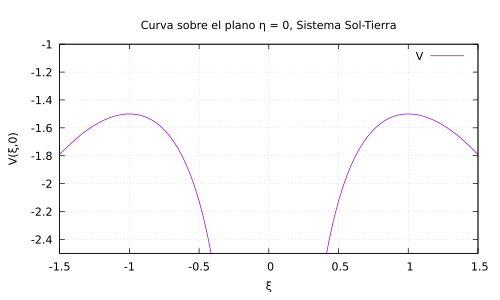

Recreate this plot in gnuplot.
#    2021-04-07
#    planePlotSolTierra.gp
#    Diego Sarceño (dsarceno68@gmail.com)

#    Programa superficies de nivel, sistema tierra luna

#    Codificación del texto: UTF8
#    Compiladores probados: GNUPLOT (Ubuntu 20.04 Linux) 5.2
#    Instrucciones de compilación: no requere nada mas
#    gnuplot planePlotSolTierra.gp

#    Copyright (C) 2021
#    D. R. Sarceño Ramírez
#    dsarceno68@gmail.com
#
#    This program is free software: you can redistribute it and/or
#    modify it under the terms of the GNU General Public License as
#    published by the Free Software Foundation, either version 3 of
#    the License, or (at your option) any later version.
#
#    This program is distributed in the hope that it will be useful,
#    but WITHOUT ANY WARRANTY; without even the implied warranty of
#    MERCHANTABILITY or FITNESS FOR A PARTICULAR PURPOSE.  See the GNU
#    General Public License for more details.
#
#    You should have received a copy of the GNU General Public License
#    along with this program.  If not, see
#    <http://www.gnu.org/licenses/>.

# PROGRAM
# Idioma
set encoding utf8
# terminal
set terminal pdf
set output 'planePlotSolTierra.pdf'

# labels
set title 'Curva sobre el plano η = 0, Sistema Sol-Tierra'
set xlabel 'ξ'
set ylabel 'V(ξ,0)'

# superficies de nivel
set size ratio -1
set grid
#set nokey




## plot
# ranges
set xrange [-1.5:1.5]
set yrange [-2.5:-1]

# constantes
G = 6.6738E-11
Me = 5.972E24
Ms = 1.989E30
a = 1.496E11
xi1 = Me/(Me + Ms)
xi2 = xi1 - 1
K = (Me + Ms)*G/a
y = 0

plot ( xi2/sqrt((x - xi1)**2 + y**2) - xi1/sqrt((x - xi2)**2 + y**2) - 0.5*(x**2 + y**2) ) t 'V'


# END PROGRAM
